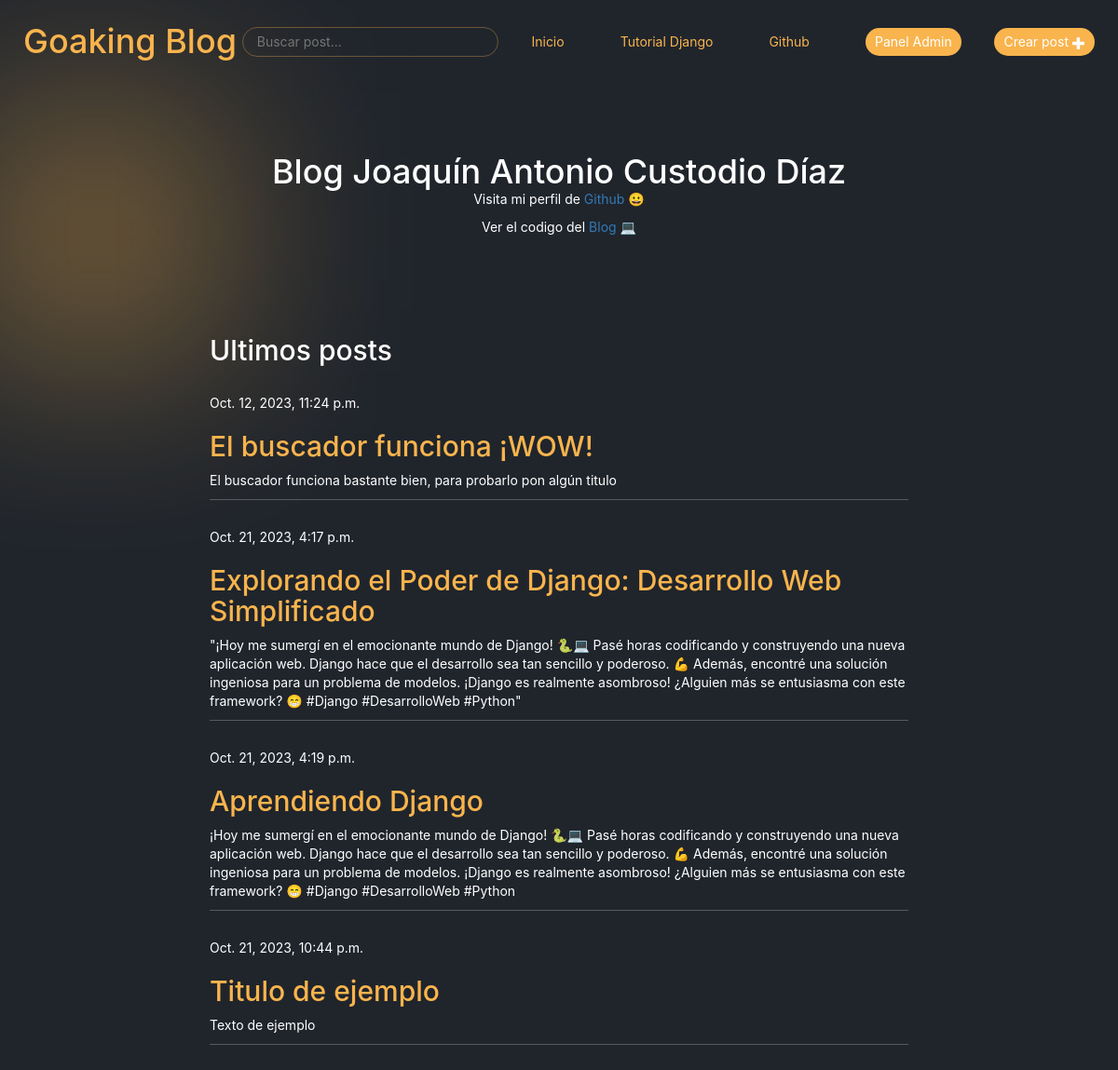
The app's page / (signed in) with its own data.
### blog/models.py (models this page shows, shortened)
class Post(models.Model):
    author = models.ForeignKey(settings.AUTH_USER_MODEL, on_delete=models.CASCADE)
    title = models.CharField(max_length=200)
    text = models.TextField()
    created_date = models.DateTimeField(
            default=timezone.now)
    published_date = models.DateTimeField(
            blank=True, null=True)

### blog/views.py (the view)
# urls.py: path('', views.post_list, name='post_list'),
def post_list(request):
    posts = Post.objects.filter(published_date__lte=timezone.now()).order_by('published_date')
    return render(request, 'blog/post_list.html', {'posts': posts})

### blog/templates/blog/post_list.html
{% extends 'blog/base.html' %}
{% block content %}
   <header class="container_info_header">
        <h1>Blog Joaquín Antonio Custodio Díaz</h1>
        <p>Visita mi perfil de <a href="https://github.com/GoakingFy">Github</a> 😀</p>
        <p>Ver el codigo del <a href="https://github.com/GoakingFy/blog-django">Blog</a> 💻</p>
   </header>
   <h2 class="h2_lasts_posts">Ultimos posts</h2>
    {% for post in posts %}
        <div class="post">
            <div class="date">
                {{ post.published_date }}
            </div>
            <h2><a href="{% url 'post_detail' pk=post.pk %}">{{ post.title }}</a></h2>
            <p>{{ post.text|linebreaksbr }}</p>
        </div>
    {% endfor %}
{% endblock %}

### blog/static/css/blog.css (style rules this page uses)
* { margin: 0; padding: 0; box-sizing: border-box; font-family: -apple-system,BlinkMacSystemFont,segoe ui,Roboto,Helvetica,Arial,sans-serif,apple color emoji,segoe ui emoji,segoe ui symbol; }
body { background-color: #20252C; }
body:before { content: ""; background-color: #f9b44d5d; filter: blur(100px); width: 300px; height: 300px; position: absolute; left: -50px; top: 100px; z-index: -1; }
h1 { margin: 0; }
.container_info_header { color: #fff; height: 250px; display: flex; flex-direction: column; justify-content: center; align-items: center; }
.post { margin: 30px 0px; border-bottom:1px solid #ffffff3e ; }
.post h2 a , h2 { color: #f9b44d; }
.post p , .date { color: #fff; }
.h2_lasts_posts { color: #fff; }

### records on screen
Post: published_date "Oct. 12, 2023, 11:24 p.m.", title "El buscador funciona ¡WOW!", text "El buscador funciona bastante bien, para probarlo pon algún titulo"
Post: published_date "Oct. 21, 2023, 4:17 p.m.", title "Explorando el Poder de Django: Desarrollo Web Simplificado", text "\"¡Hoy me sumergí en el emocionante mundo de Django! 🐍💻 Pasé horas codificando y construyendo una nueva aplicación web. Django hace que el desarrollo sea tan sencillo y poderoso. 💪 Además, encontré una solución ingeniosa para un problema de modelos. ¡Django es realmente asombroso! ¿Alguien más se entusiasma con este framework? 😁 #Django #DesarrolloWeb #Python\""
Post: published_date "Oct. 21, 2023, 4:19 p.m.", title "Aprendiendo Django", text "¡Hoy me sumergí en el emocionante mundo de Django! 🐍💻 Pasé horas codificando y construyendo una nueva aplicación web. Django hace que el desarrollo sea tan sencillo y poderoso. 💪 Además, encontré una solución ingeniosa para un problema de modelos. ¡Django es realmente asombroso! ¿Alguien más se entusiasma con este framework? 😁 #Django #DesarrolloWeb #Python"
Post: published_date "Oct. 21, 2023, 10:44 p.m.", title "Titulo de ejemplo", text "Texto de ejemplo"
